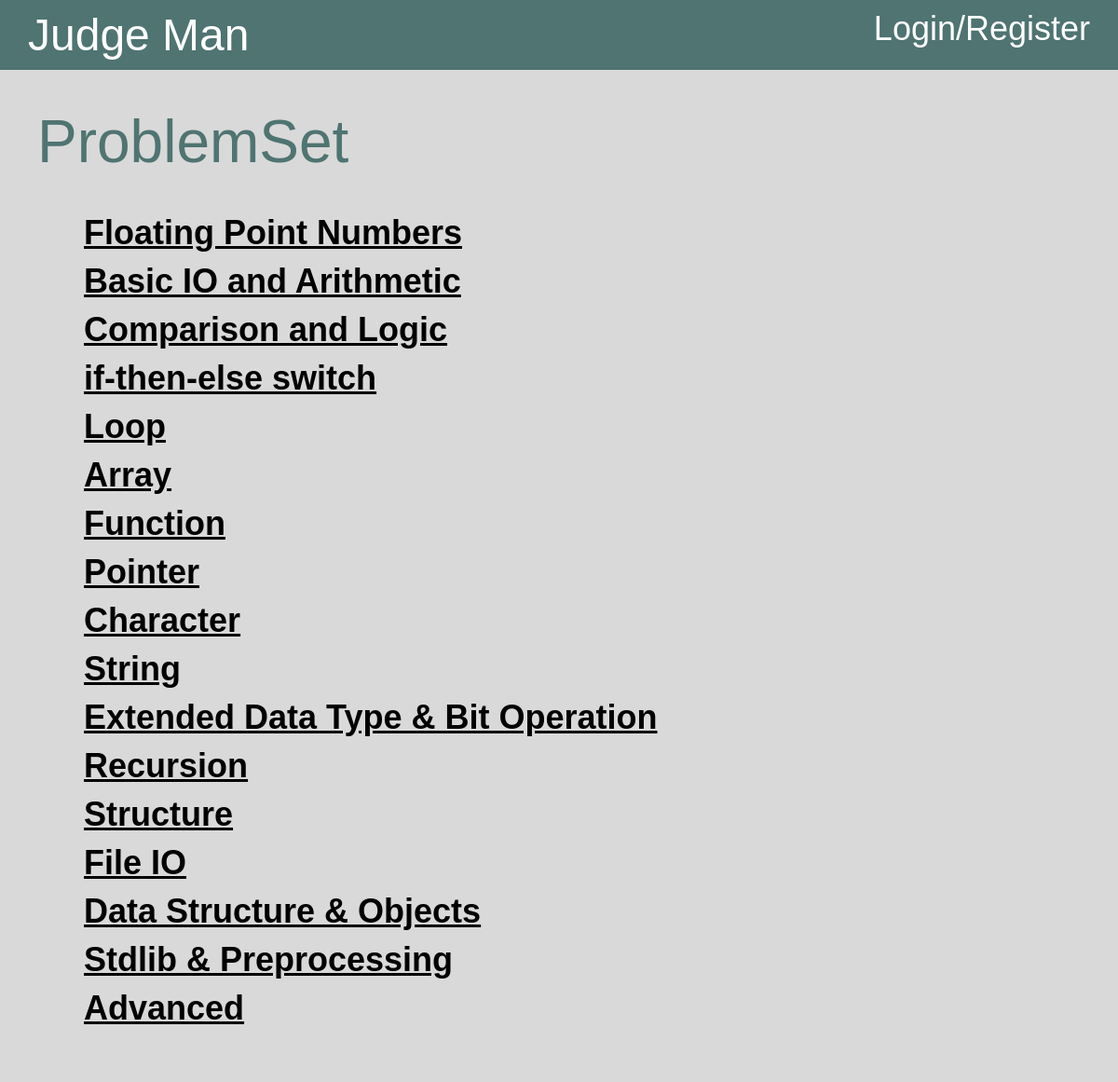
The page / on the database its author committed.
### app/database/models.py (models this page shows, shortened)
class ProblemSet(db.Model):
    __tablename__ = "ProblemSet"
    id = db.Column(db.Integer, primary_key=True)
    title = db.Column(db.String(100), nullable=False)
    problems = db.Column(db.String(500), nullable=False)
    def viewAll(self):
        problems = ProblemSet.query.all()
        return problems

### app/pages/homePage.py (the view)
@home.route('/',  methods=['GET', 'POST'])
def index():
    if request.method == 'POST':
        if request.form['submit'] != None:
            return redirect(url_for('problem.index', problemId=request.form['submit']))
    return render_template('home.html', problemSets=problemSets.viewAll())

### templates/home.html (shortened to what this page needs)
<!DOCTYPE html>
<html>
<head>
    <link rel="stylesheet" href="{{ url_for('static', filename='mainStyle.css') }}">
</head>
<body>
    <div class="div-2">
        <div class="div-3">
            <div class="column">
                <div class="title">
                    <a class="text", href="{{ url_for('home.index')}}">Judge Man</a>
                </div>
            </div>
            <div class="column">
                <div class="login-register">
                    {% if current_user.is_authenticated %}
                    <a class="text" href="{{ url_for('account.logout')}}">Logout</a>
                    {% else %}
                    <a class="text" href="{{ url_for('account.login')}}">Login/Register</a>
                    {% endif %}
                </div>
            </div>
        </div>
    </div>
    <div class="div-5">
        <div class="div-6">
            <div class="div-7">ProblemSet</div>
            <div class="div-8">
                {% for problemSet in problemSets %}
                <a class="problemLink" href="{{ url_for('problem.index', problemSetId=problemSet['id']) }}">{{ problemSet['title'] }}</a>
                {% endfor %}
            </div>
        </div>
    </div>
</body>
</html>

### static/mainStyle.css (style rules this page uses)
body { width: 100%; margin: 0; padding: 0; background-color: rgba(217, 217, 217, 1); }
.div-2 { display: flex; flex-direction: column; max-width: 100%; width: auto; align-self: stretch; padding-top: 10px; padding-right: 10px; padding-bottom: 10px; padding-left: 10px; background-color: rgba(79, 116, 113, 1); }
.div-3 { display: flex; height: 100%; }
.column { display: flex; flex-direction: column; line-height: normal; width: calc(50% - 10px); margin-left: 0px; height: 100%; }
.title { color: rgba(255, 255, 255, 1); font-size: 48px; font-family: "IBM Plex Serif", sans-serif; margin-left: 20px; height: 100%; }
.login-register { color: rgba(255, 255, 255, 1); font-size: 36px; text-align: right; font-family: "IBM Plex Serif", sans-serif; margin-top: auto; margin-bottom: auto; height: 100%; }
.text { margin: 0; padding: 0; text-decoration: none; text-emphasis: none; color: rgb(255, 255, 255, 1); }
.div-5 { display: flex; flex-direction: column; max-width: 100%; justify-content: flex-start; align-self: stretch; width: auto; align-items: center; padding-top: 30px; padding-right: 30px; padding-bottom: 30px; padding-left: 30px; background-color: rgba(217, 217, 217, 1); }
.div-6 { display: flex; flex-direction: column; max-width: 100%; justify-content: flex-start; align-self: stretch; width: auto; align-items: flex-start; padding-top: 10px; padding-right: 10px; padding-bottom: 10px; padding-left: 10px; background-color: rgba(217, 217, 217, 1); }
.div-7 { max-width: 100%; align-self: stretch; width: auto; color: rgba(79, 116, 113, 1); font-size: 64px; text-align: left; font-family: "IBM Plex Serif", sans-serif; }
.div-8 { display: flex; flex-direction: column; max-width: 100%; justify-content: flex-start; align-self: stretch; width: auto; height: auto; align-items: flex-start; margin-top: 10px; padding-top: 20px; padding-right: 50px; padding-bottom: 20px; padding-left: 50px; background-color: rgba(217, 217, 217, 1); }
.problemLink { max-width: 100%; align-self: stretch; width: auto; margin-top: 10px; color: rgba(0, 0, 0, 1); font-size: 36px; text-align: left; font-weight: bold; font-family: "IBM Plex Serif", sans-serif; }

### rows shown on the page
ProblemSet: title "Floating Point Numbers"
ProblemSet: title "Basic IO and Arithmetic"
ProblemSet: title "Comparison and Logic"
ProblemSet: title "if-then-else switch"
ProblemSet: title "Loop"
ProblemSet: title "Array"
ProblemSet: title "Function"
ProblemSet: title "Pointer"
ProblemSet: title "Character"
ProblemSet: title "String"
ProblemSet: title "Extended Data Type & Bit Operation"
ProblemSet: title "Recursion"
ProblemSet: title "Structure"
ProblemSet: title "File IO"
ProblemSet: title "Data Structure & Objects"
ProblemSet: title "Stdlib & Preprocessing"
ProblemSet: title "Advanced"
